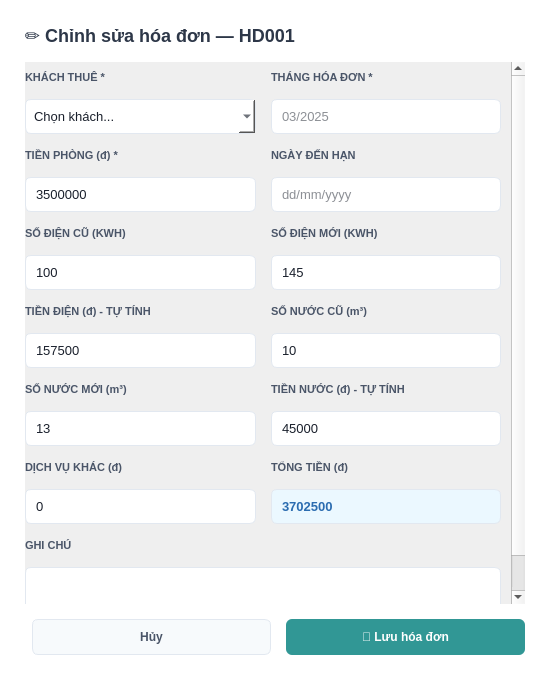
<?xml version='1.0' encoding='utf-8'?>
<ui version="4.0">
 <class>DialogFormInvoice</class>
 <widget class="QDialog" name="DialogFormInvoice">
  <property name="geometry"><rect><x>0</x><y>0</y><width>550</width><height>680</height></rect></property>
  <property name="windowTitle"><string>✏️ Chỉnh sửa hóa đơn — HD001</string></property>
  <property name="styleSheet"><string>
QDialog { background-color: white; border-radius: 8px; }
QLabel { color: #4a5568; font-weight: bold; font-size: 11px; text-transform: uppercase; }
QLabel#lblDialogTitle { font-size: 18px; color: #2d3748; text-transform: none; }
QLineEdit, QComboBox, QTextEdit { background-color: white; border: 1px solid #e2e8f0; border-radius: 6px; padding: 8px; color: #1a202c; font-weight: normal; font-size: 13px; }
QLineEdit:focus, QComboBox:focus, QTextEdit:focus { border: 1px solid #3182ce; }
QLineEdit.AutoCalc { background-color: #f7fafc; color: #a0aec0; }
QPushButton#btnCancel { background-color: #f7fafc; border: 1px solid #e2e8f0; border-radius: 6px; color: #4a5568; font-weight: bold; }
QPushButton#btnSave { background-color: #319795; border: none; border-radius: 6px; color: white; font-weight: bold; }
</string></property>
  <layout class="QVBoxLayout" name="mainLayout">
   <property name="spacing"><number>15</number></property>
   <property name="leftMargin"><number>25</number></property>
   <property name="topMargin"><number>25</number></property>
   <property name="rightMargin"><number>25</number></property>
   <property name="bottomMargin"><number>25</number></property>
   
   <item>
    <widget class="QLabel" name="lblDialogTitle">
     <property name="text"><string>✏️ Chỉnh sửa hóa đơn — HD001</string></property>
    </widget>
   </item>

   <item>
    <widget class="QScrollArea" name="scrollArea">
     <property name="widgetResizable"><bool>true</bool></property>
     <property name="styleSheet"><string>QScrollArea { border: none; background-color: transparent; }</string></property>
     <widget class="QWidget" name="scrollContents">
      <layout class="QVBoxLayout">
       <property name="spacing"><number>15</number></property>
       <property name="leftMargin"><number>0</number></property>
       <property name="rightMargin"><number>10</number></property>
       
       <item>
        <layout class="QGridLayout" name="formGrid">
         <property name="spacing"><number>15</number></property>
         
         <item row="0" column="0"><layout class="QVBoxLayout"><item><widget class="QLabel"><property name="text"><string>KHÁCH THUÊ *</string></property></widget></item><item><widget class="QComboBox" name="cbGuest"><item><property name="text"><string>Chọn khách...</string></property></item></widget></item></layout></item>
         <item row="0" column="1"><layout class="QVBoxLayout"><item><widget class="QLabel"><property name="text"><string>THÁNG HÓA ĐƠN *</string></property></widget></item><item><widget class="QLineEdit" name="inpMonth"><property name="placeholderText"><string>03/2025</string></property></widget></item></layout></item>
         
         <item row="1" column="0"><layout class="QVBoxLayout"><item><widget class="QLabel"><property name="text"><string>TIỀN PHÒNG (đ) *</string></property></widget></item><item><widget class="QLineEdit" name="inpRoomPrice"><property name="text"><string>3500000</string></property></widget></item></layout></item>
         <item row="1" column="1"><layout class="QVBoxLayout"><item><widget class="QLabel"><property name="text"><string>NGÀY ĐẾN HẠN</string></property></widget></item><item><widget class="QLineEdit" name="inpDueDate"><property name="placeholderText"><string>dd/mm/yyyy</string></property></widget></item></layout></item>
         
         <item row="2" column="0"><layout class="QVBoxLayout"><item><widget class="QLabel"><property name="text"><string>SỐ ĐIỆN CŨ (KWH)</string></property></widget></item><item><widget class="QLineEdit" name="inpElecOld"><property name="text"><string>100</string></property></widget></item></layout></item>
         <item row="2" column="1"><layout class="QVBoxLayout"><item><widget class="QLabel"><property name="text"><string>SỐ ĐIỆN MỚI (KWH)</string></property></widget></item><item><widget class="QLineEdit" name="inpElecNew"><property name="text"><string>145</string></property></widget></item></layout></item>
         
         <item row="3" column="0"><layout class="QVBoxLayout"><item><widget class="QLabel"><property name="text"><string>TIỀN ĐIỆN (đ) - TỰ TÍNH</string></property></widget></item><item><widget class="QLineEdit" name="inpElecCost"><property name="class"><string>AutoCalc</string></property><property name="readOnly"><bool>true</bool></property><property name="text"><string>157500</string></property></widget></item></layout></item>
         <item row="3" column="1"><layout class="QVBoxLayout"><item><widget class="QLabel"><property name="text"><string>SỐ NƯỚC CŨ (m³)</string></property></widget></item><item><widget class="QLineEdit" name="inpWaterOld"><property name="text"><string>10</string></property></widget></item></layout></item>
         
         <item row="4" column="0"><layout class="QVBoxLayout"><item><widget class="QLabel"><property name="text"><string>SỐ NƯỚC MỚI (m³)</string></property></widget></item><item><widget class="QLineEdit" name="inpWaterNew"><property name="text"><string>13</string></property></widget></item></layout></item>
         <item row="4" column="1"><layout class="QVBoxLayout"><item><widget class="QLabel"><property name="text"><string>TIỀN NƯỚC (đ) - TỰ TÍNH</string></property></widget></item><item><widget class="QLineEdit" name="inpWaterCost"><property name="class"><string>AutoCalc</string></property><property name="readOnly"><bool>true</bool></property><property name="text"><string>45000</string></property></widget></item></layout></item>
         
         <item row="5" column="0"><layout class="QVBoxLayout"><item><widget class="QLabel"><property name="text"><string>DỊCH VỤ KHÁC (đ)</string></property></widget></item><item><widget class="QLineEdit" name="inpOtherCost"><property name="text"><string>0</string></property></widget></item></layout></item>
         <item row="5" column="1"><layout class="QVBoxLayout"><item><widget class="QLabel"><property name="text"><string>TỔNG TIỀN (đ)</string></property></widget></item><item><widget class="QLineEdit" name="inpTotalCost"><property name="class"><string>AutoCalc</string></property><property name="styleSheet"><string>background-color: #ebf8ff; color: #2b6cb0; font-weight: bold;</string></property><property name="readOnly"><bool>true</bool></property><property name="text"><string>3702500</string></property></widget></item></layout></item>
         
         <item row="6" column="0" colspan="2">
          <layout class="QVBoxLayout"><item><widget class="QLabel"><property name="text"><string>GHI CHÚ</string></property></widget></item><item><widget class="QTextEdit" name="inpDesc"><property name="maximumSize"><size><width>16777215</width><height>60</height></size></property></widget></item></layout>
         </item>
         
        </layout>
       </item>
       <item><spacer><property name="orientation"><enum>Qt::Vertical</enum></property></spacer></item>
      </layout>
     </widget>
    </widget>
   </item>
   
   <item>
    <layout class="QHBoxLayout">
     <item><spacer><property name="orientation"><enum>Qt::Horizontal</enum></property></spacer></item>
     <item><widget class="QPushButton" name="btnCancel"><property name="text"><string>Hủy</string></property><property name="minimumSize"><size><width>90</width><height>36</height></size></property></widget></item>
     <item><widget class="QPushButton" name="btnSave"><property name="text"><string>💾 Lưu hóa đơn</string></property><property name="minimumSize"><size><width>130</width><height>36</height></size></property></widget></item>
    </layout>
   </item>
   
  </layout>
 </widget>
 <resources/>
 <connections/>
</ui>
